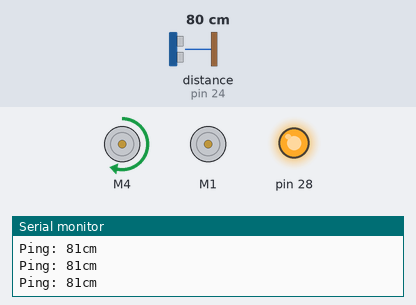
This sketch was run on a simulated Arduino Mega 2560, built with avr-gcc and run on an emulated ATmega2560. Parts: 2 × DC motor (green arrow = forward, orange = backward, longer = faster), output pins drawn as LEDs (lit = HIGH), the last lines printed to the serial monitor. Inputs (shaded band) come from the test bench; at power-on: distance to the obstacle (sensor on pin 24) 80 cm.

Above: at 1.2 s.
1.3 s: distance to the obstacle (sensor on pin 24) set to 63 cm
2.8 s: distance to the obstacle (sensor on pin 24) set to 57 cm
At 3.5 s:
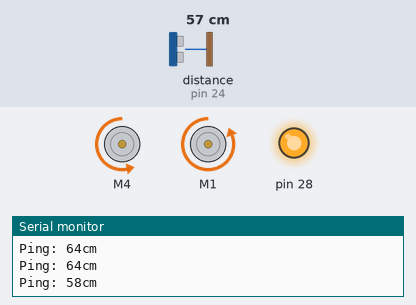
5.8 s: distance to the obstacle (sensor on pin 24) set to 60 cm
At 7.2 s:
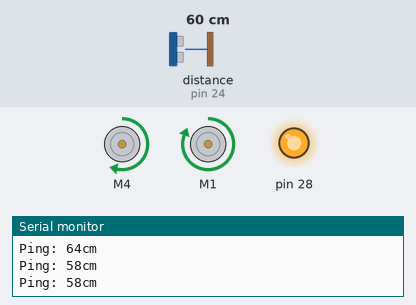
8.1 s: distance to the obstacle (sensor on pin 24) set to 2 cm
At 8.6 s:
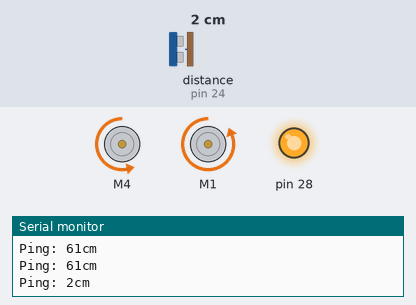
Timing chart, 0 to 12.1 s (numbered marks = the images above; inputs shaded):
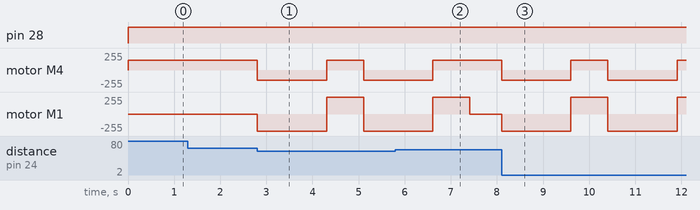

Measured:
- the behaviour switches between 60 and 59 cm on distance to the obstacle (sensor on pin 24) (found by bisection; images 0 and 1)
- after the input at 2.8 s, motor M4: forward 150/255 → backward 150/255 at once, → forward 150/255 1.5 s later, → backward 150/255 0.80 s later; motor M1: stopped → backward 255/255 at once, → forward 255/255 1.5 s later, → backward 255/255 0.80 s later
- after the input at 5.8 s, motor M4: goes on until 6.6 s, then stays forward 150/255
- after the input at 8.1 s, motor M4: alternates forward 150/255 for 0.80 s and backward 150/255 for 1.5 s, starting at once; motor M1: alternates forward 255/255 for 0.80 s and backward 255/255 for 1.5 s, starting at once

The sketch:

selfdriving.ino
```cpp
#include <NewPing.h>
#include <AFMotor.h>

AF_DCMotor motor(4, MOTOR12_64KHZ); // create motor #2, 64KHz pwm
AF_DCMotor motor2(1, MOTOR12_64KHZ); // create motor #2, 64KHz pwm
NewPing sonar(26, 24, 300);

void setup() {
  Serial.begin(115200);
  Serial.println("Motor test!");

  motor.setSpeed(150);     // set the speed to 200/255
  motor2.setSpeed(255);     // set the speed to 200/255
  pinMode(28, OUTPUT);
}

void loop() {
  digitalWrite(28, HIGH);
  motor.run(FORWARD);      // turn it on going forward

  int uS = sonar.ping();
  Serial.print("Ping: ");
  Serial.print(uS / US_ROUNDTRIP_CM);
  Serial.println("cm");
  if((uS / US_ROUNDTRIP_CM)<=60 && (uS / US_ROUNDTRIP_CM)!=0){
    motor2.run(BACKWARD);
    motor.run(BACKWARD);
    delay(1500);
    motor2.run(FORWARD);
    motor.run(FORWARD);
    delay(800);
    motor2.run(RELEASE);
  }

}
```
